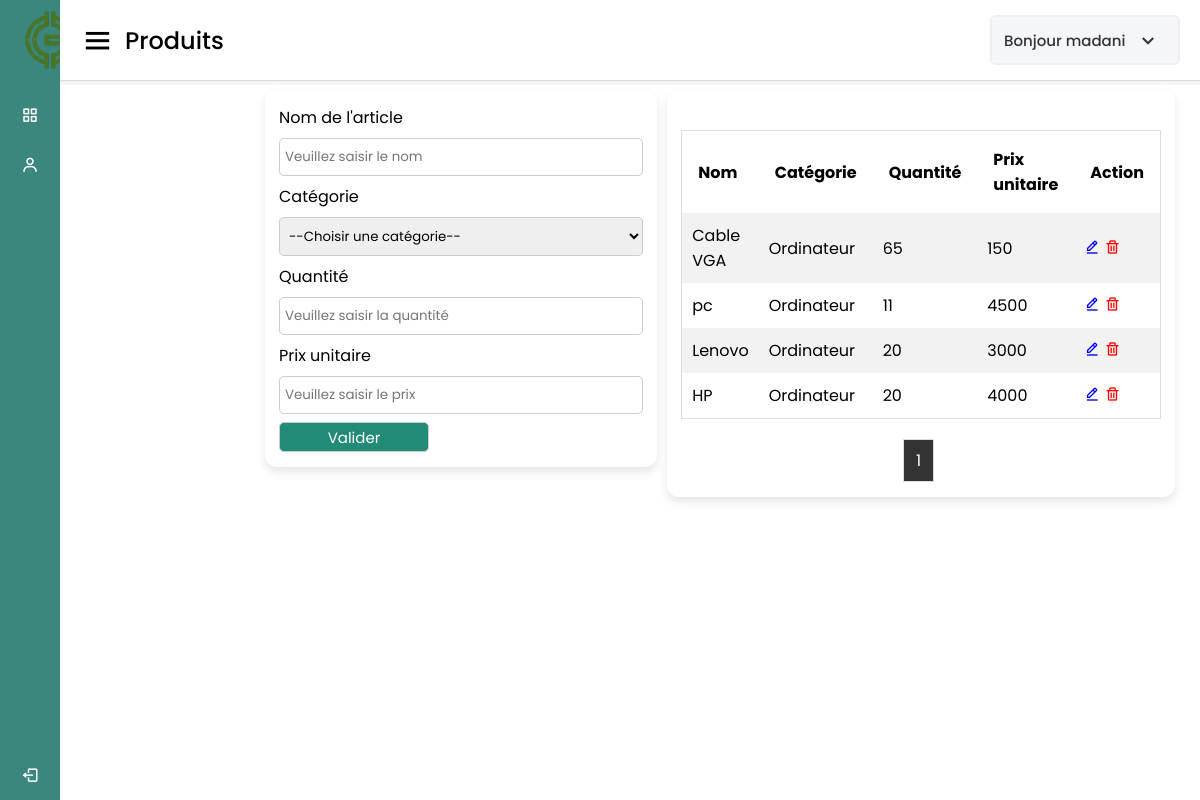
The app's page /vue/produit.php (signed in) with its own data.
### tables this page shows
CREATE TABLE `personnel` (
  `id` int(11) NOT NULL,
  `nom` varchar(30) NOT NULL,
  `prenom` varchar(30) NOT NULL,
  `telephone` varchar(15) NOT NULL,
  `adresse` varchar(50) NOT NULL,
  `email` varchar(255) NOT NULL,
  `role` varchar(255) NOT NULL,
  `password` varchar(255) NOT NULL
);

CREATE TABLE `produit` (
  `id` int(11) NOT NULL,
  `nom_produit` varchar(50) NOT NULL,
  `id_categorie` int(11) NOT NULL,
  `quantite` int(11) NOT NULL,
  `prix_unitaire` int(11) NOT NULL
);

CREATE TABLE `categorie` (
  `id` int(11) NOT NULL,
  `libelle_categorie` varchar(60) NOT NULL
);

### model/function.php (called while the page is built, shortened)
<?php
function getProduit($id = null, $searchDATA = array(), $limit = null, $offset = null)
{
    $pagination = "";
    if (!empty($limit) && (!empty($offset) || $offset == 0)) {
        $pagination = " LIMIT $limit OFFSET $offset";
    }
    if (!empty($id)) {
        $sql = "SELECT a.id AS id, id_categorie, nom_produit, libelle_categorie, quantite, prix_unitaire
        FROM Produit AS a, categorie AS c WHERE a.id=? AND c.id=a.id_categorie";
        $req = $GLOBALS['connexion']->prepare($sql);
        $req->execute(array($id));
        return $req->fetch();
    } else {
        $sql = "SELECT a.id AS id, id_categorie, nom_produit, libelle_categorie, quantite, prix_unitaire
        FROM produit AS a, categorie AS c WHERE c.id=a.id_categorie $pagination";
        $req = $GLOBALS['connexion']->prepare($sql);
        $req->execute();
        return $req->fetchAll();
    }
}
function countArticle($searchDATA = array())
{
   if (!empty($searchDATA)) {
        $search = "";
        extract($searchDATA);
        if (!empty($nom_produit)) $search .= " AND a.nom_produit LIKE '%$nom_produit%' ";
        if (!empty($id_categorie)) $search .= " AND a.id_categorie = $id_categorie ";
        if (!empty($quantite)) $search .= " AND a.quantite = $quantite ";
        if (!empty($prix_unitaire)) $search .= " AND a.prix_unitaire = $prix_unitaire ";
        $sql = "SELECT COUNT(*) AS total FROM produit AS a, categorie AS c WHERE c.id=a.id_categorie $search";
        $req = $GLOBALS['connexion']->prepare($sql);
        $req->execute();
        return $req->fetch();
    } else {
        $sql = "SELECT COUNT(*) AS total
        FROM produit AS a, categorie AS c WHERE c.id=a.id_categorie";
        $req = $GLOBALS['connexion']->prepare($sql);
        $req->execute();
        return $req->fetch();
    }
}

### vue/produit.php (the view, shortened to what this page needs)
<?php
include 'entete.php';
$page = isset($_GET['page']) ? $_GET['page'] : 1;
$limit = 7;
$offset = ($page - 1) * $limit;
?>
<div class="home-content">
    <div class="overview-boxes">
        <div class="box">
            <form action=" <?= !empty($_GET['id']) ?  "../controller/Produit/modifProduit.php" : "../controller/Produit/ajoutProduit.php" ?>" method="post" enctype="multipart/form-data">
                <label for="nom_produit">Nom de l'article</label>
                <input value="<?= !empty($_GET['id']) ?  $article['nom_produit'] : "" ?>" type="text" name="nom_produit" id="nom_produit" placeholder="Veuillez saisir le nom">
                <label for="id_categorie">Catégorie</label>
                <select name="id_categorie" id="id_categorie">
                    <option value="">--Choisir une catégorie--</option>
                </select>
                <label for="quantite">Quantité</label>
                <input value="<?= !empty($_GET['id']) ?  $article['quantite'] : "" ?>" type="number" name="quantite" id="quantite" placeholder="Veuillez saisir la quantité">
                <label for="prix_unitaire">Prix unitaire</label>
                <input value="<?= !empty($_GET['id']) ?  $article['prix_unitaire'] : "" ?>" type="number" name="prix_unitaire" id="prix_unitaire" placeholder="Veuillez saisir le prix">
                <button type="submit">Valider</button>
            </form>
        </div>
        <div style="display: block;" class="box">
            <br>
            <table class="mtable">
                <tr>
                    <th>Nom </th>
                    <th>Catégorie</th>
                    <th>Quantité</th>
                    <th>Prix unitaire</th>
                    <th>Action</th>
                </tr>
                <?php
                $total_pages = 0;
                if (!empty($_GET['s'])) {
                    $articles = getProduit(null, $_GET, $limit, $offset);
                    $count = countArticle($_GET);
                    $total_articles = $count['total'];
                    $total_pages = ceil($total_articles / $limit);
                } else {
                    $articles = getProduit(null, null, $limit, $offset);
                    $count = countArticle(null);
                    $total_articles = $count['total'];
                    $total_pages = ceil($total_articles / $limit);
                }
                if (!empty($articles) && is_array($articles)) {
                    foreach ($articles as $key => $value) {
                ?>
                        <tr>
                            <td><?= $value['nom_produit'] ?></td>
                            <td><?= $value['libelle_categorie'] ?></td>
                            <td><?= $value['quantite'] ?></td>
                            <td><?= $value['prix_unitaire'] ?></td>
                            <td>
                                <a href="?id=<?= $value['id'] ?>"><i class='bx bx-edit-alt'></i></a>
                                <a onclick="return confirm('Voulez-vous vraiment supprimer cet article ?')" href="../controller/Produit/supprimeProduit.php?id=<?= $value['id'] ?>" style="color: red;">
                                    <i class='bx bx-trash'></i>
                                </a>
                            </td>
                        </tr>
                <?php
                    }
                }
                ?>
            </table>
            <?php
            echo "<div class='pagination'>";
            for ($i = 1; $i <= $total_pages; $i++) {
                if($i==$page) $active = "active"; else $active = "";
                echo "<a class='$active' href='?page=$i'>$i</a> ";
            }
            echo "</div>";
            ?>
        </div>
    </div>
</div>
<?php
include 'pied.php';
?>

### vue/entete.php (shortened to what this page needs)
<?php
include_once '../model/function.php';
$role = $_SESSION['role'];
$userName = '';
$stmt = $connexion->prepare("SELECT * FROM personnel WHERE id = ?");
$stmt->execute([$_SESSION['id']]);
$user = $stmt->fetch();
if ($user) {
    $userName = htmlspecialchars($user['nom']);
} else {
    echo "Erreur : Utilisateur non trouvé.";
    exit;
}
$pageTitles = [
    'dashboard.php' => 'Tableau de bord',
    'commande.php' => 'Commandes',
    'personnel.php' => 'Personnels',
    'stock.php' => 'Stock',
    'client.php' => 'Clients',
    'produit.php' => 'Produits',
    'categorie.php' => 'Catégories',
    'parametres.php' => 'Paramètres',
    'login.php' => 'Connexion',
    'recuVente.php' => 'Recu'
];
$currentFile = basename($_SERVER['PHP_SELF']);
$customTitle = isset($pageTitles[$currentFile]) ? $pageTitles[$currentFile] : 'Page inconnue';
?>
<!DOCTYPE html>
<html lang="fr" dir="ltr">
<head>
    <link rel="stylesheet" href="../public/css/style.css" />
    <link href="https://unpkg.com/boxicons@2.0.7/css/boxicons.min.css" rel="stylesheet" />
</head>
<body>
    <div class="sidebar">
        <div class="logo-details">
            <img src="../public/images/G-stock.png" style="height:100px ; width: 100px ;"></img>  <br><br> <br>
            <span class="logo_name">G-Stock</span>
        </div>
        <ul class="nav-links">
            <li>
                <a href="dashboard.php" class="<?php echo basename($_SERVER['PHP_SELF']) == 'dashboard.php' ? 'active' : '' ?>">
                    <i class="bx bx-grid-alt"></i>
                    <span class="links_name">Dashboard</span>
                </a>
            </li>
            <?php if ($role == 'commercial') : ?>
                <li>
                    <a href="commande.php" class="<?php echo basename($_SERVER['PHP_SELF']) == 'commande.php' ? 'active' : '' ?>">
                        <i class="bx bx-user"></i>
                        <span class="links_name">Commande</span>
                    </a>
                </li>
            <?php endif; ?>
            <li class="log_out">
                <a href="../controller/logout.php">
                    <i class="bx bx-log-out"></i>
                    <span class="links_name">Déconnexion</span>
                </a>
            </li>
        </ul>
    </div>
    <section class="home-section">
        <nav class="hidden-print">
            <div class="sidebar-button">
                <i class="bx bx-menu sidebarBtn"></i>
                <span class="dashboard"><?php echo $customTitle; ?></span>
            </div>
            <div class="profile-details">
                <span class="admin_name" id="profile-name"><?php echo "Bonjour " . $userName; ?></span>
                <i class="bx bx-chevron-down"></i>
            </div>
        </nav>
    </section>
</body>
</html>

### public/css/style.css (style rules this page uses)
* { margin: 0; padding: 0; box-sizing: border-box; font-family: "Poppins", sans-serif; }
.sidebar { position: fixed; height: 100%; width: 240px; background: #3b867d; transition: all 0.5s ease; }
.sidebar .logo-details { height: 80px; display: flex; align-items: center; }
.sidebar .logo-details .logo_name { color: #fff; font-size: 24px; font-weight: 500; }
.sidebar .nav-links { margin-top: 10px; }
.sidebar .nav-links li { position: relative; list-style: none; height: 50px; }
.sidebar .nav-links li a { height: 100%; width: 100%; display: flex; align-items: center; text-decoration: none; transition: all 0.4s ease; }
.sidebar .nav-links li i { min-width: 60px; text-align: center; font-size: 18px; color: #fff; }
.sidebar .nav-links li a .links_name { color: #fff; font-size: 15px; font-weight: 400; white-space: nowrap; }
.sidebar .nav-links .log_out { position: absolute; bottom: 0; width: 100%; }
.home-section { position: relative; background: #f5f5f5; min-height: 85px; width: calc(100% - 240px); left: 240px; transition: all 0.5s ease; }
.home-section nav { display: flex; justify-content: space-between; height: 80px; background: #fff; display: flex; align-items: center; position: fixed; width: calc(100% - 240px); left: 240px; z-index: 100; padding: 0 20px; box-shadow: 0 1px 1px rgba(0, 0, 0, 0.1); transition: all 0.5s ease; }
.home-section nav .sidebar-button { display: flex; align-items: center; font-size: 24px; font-weight: 500; }
nav .sidebar-button i { font-size: 35px; margin-right: 10px; }
.home-section nav .profile-details { display: flex; align-items: center; background: #f5f6fa; border: 2px solid #efeef1; border-radius: 6px; height: 50px; min-width: 190px; padding: 0 15px 0 2px; }
nav .profile-details .admin_name { font-size: 15px; font-weight: 500; color: #333; margin: 0 10px; white-space: nowrap; }
nav .profile-details i { font-size: 25px; color: #333; }
.home-content .overview-boxes { display: flex; align-items: flex-start; justify-content: space-between; flex-wrap: nowrap; padding: 0 20px; margin-bottom: 26px; }
.overview-boxes .box { display: flex; align-items: center; justify-content: center; background: #fff; padding: 15px 14px; border-radius: 12px; box-shadow: 0 5px 10px rgba(0, 0, 0, 0.1); margin: 5px; }
.home-content { margin-left: 240px; }
@media (max-width: 1240px) { .sidebar { width: 60px; } }
@media (max-width: 1240px) { .home-section { width: calc(100% - 60px); left: 60px; } }
@media (max-width: 1240px) { .home-section nav { width: calc(100% - 60px); left: 60px; } }
input, textarea, select { margin-bottom: 10px; box-sizing: border-box; width: 100%; margin: 8px 0; padding: 8px 5px; border-radius: 5px; border: 1px solid #ccc; }
button { background-color: rgb(34 139 120); color: white; width: 150px; height: 30px; border: 1px solid #ccc; font-size: 15px; border-radius: 5px; }
label { display: block; }
form { width: 100%; }
table.mtable { width: 100%; border-collapse: collapse; width: 100%; border: 1px solid #ddd; }
th, td { text-align: left; padding: 16px; }
table.mtable tr:nth-child(even) { background: #f2f2f2; }
table.mtable td { padding: 10px; }
.pagination { display: flex; justify-content: center; margin-top: 20px; }
.pagination a { display: inline-block; padding: 8px 12px; margin-right: 5px; background-color: #f5f5f5; color: #333; border: 1px solid #ddd; text-decoration: none; transition: background-color 0.3s ease; }
.pagination .active { background-color: #333; color: #fff; }
.profile-details { position: relative; display: inline-block; }
.admin_name { cursor: pointer; font-weight: bold; color: #333; }

### records on screen
personnel: nom "madani"
produit: nom_produit "Cable VGA", id_categorie.libelle_categorie "Ordinateur", quantite "65", prix_unitaire "150"
produit: nom_produit "pc", id_categorie.libelle_categorie "Ordinateur", quantite "11", prix_unitaire "4500"
produit: nom_produit "Lenovo", id_categorie.libelle_categorie "Ordinateur", quantite "20", prix_unitaire "3000"
produit: nom_produit "HP", id_categorie.libelle_categorie "Ordinateur", quantite "20", prix_unitaire "4000"

### other values on screen
$customTitle "Produits"
